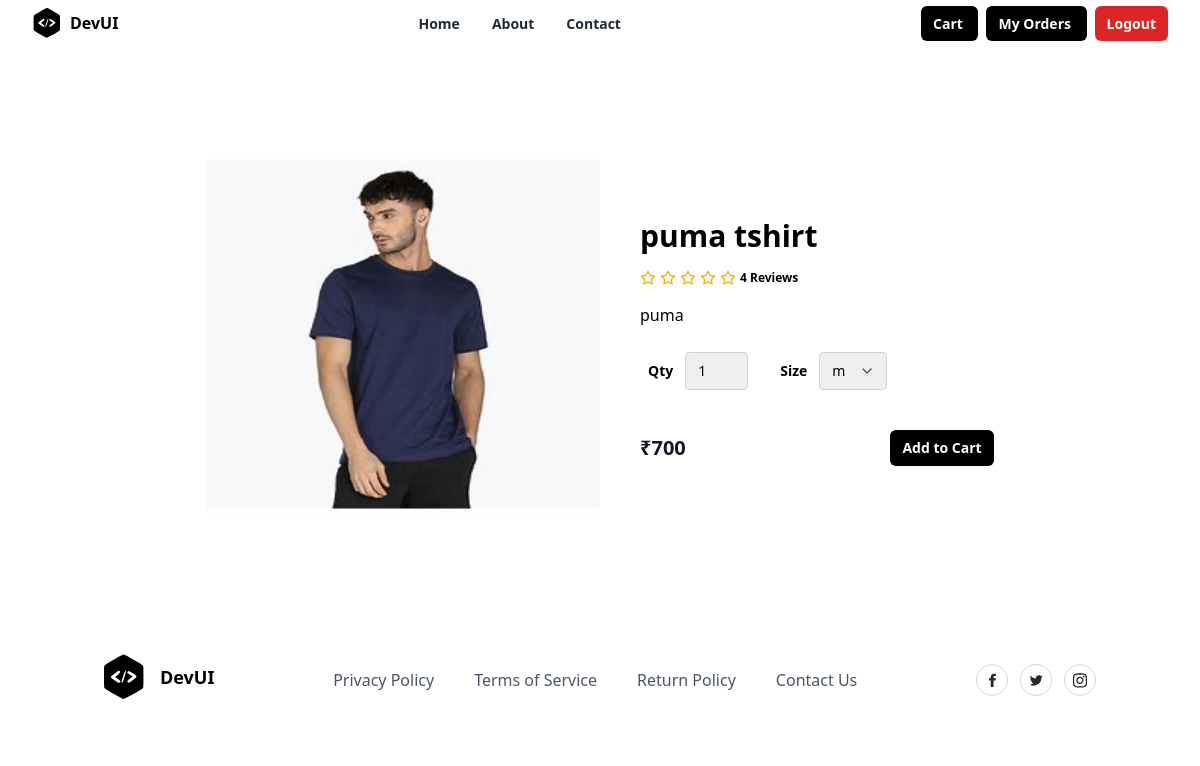
Screenshot of /products/2/ with the database file from the repository.
### store/models.py (models this page shows, shortened)
class Product(models.Model):
    title = models.CharField(max_length=200)
    description = models.TextField(null=True, blank=True)
    size_object = models.ManyToManyField(Size)
    category_object = models.ForeignKey(Category, on_delete=models.CASCADE)
    brand_object = models.ForeignKey(Brand, on_delete=models.CASCADE)
    image = models.ImageField(upload_to='product_images', null=True, blank=True, default='product_images/default.jpg')
    price = models.PositiveIntegerField()
    tag_object=models.ManyToManyField(Tag)
    created_date = models.DateTimeField(auto_now_add=True)
    updated_date = models.DateTimeField(auto_now=True)
    is_active = models.BooleanField(default=True)

### store/views.py (the view)
# urls.py: path('products/<int:pk>/',views.ProductDetailView.as_view(),name="product-detail"),
class ProductDetailView(View):
    def get(self,request,*args,**kwargs):
        id=kwargs.get("pk")
        qs=Product.objects.get(id=id)
        return render(request,"product_detail.html",{"data":qs})

### store/templates/product_detail.html (shortened to what this page needs)
{%extends 'base.html'%}
{%block main_block%}
<section class="overflow-hidden">
    <form action="{%url 'add-to-cart' data.id%}" method="post">
        <div class="mx-auto max-w-5xl px-5 py-24">
            <div class="mx-auto flex flex-wrap items-center lg:w-4/5">
                <img alt="Nike Air Max 21A" class="h-64 w-full rounded object-contains lg:h-96 lg:w-1/2"
                    src="{{data.image.url}}" />
                <div class="mt-6 w-full lg:mt-0 lg:w-1/2 lg:pl-10">
                    <h1 class="my-4 text-3xl font-semibold text-black">{{data.title}}</h1>
                    <div class="my-4 flex items-center">
                        <span class="flex items-center space-x-1">
                            <span class="ml-3 inline-block text-xs font-semibold">
                                4 Reviews
                            </span>
                        </span>
                    </div>
                    <p class="leading-relaxed">
                        {{data.description}}
                    </p>
                    <div class="mb-5 mt-6 flex items-center justify-between border-gray-100 pb-5">
                        <div class="ml-2 flex items-center">
                            <span class="mr-3 text-sm font-semibold">Qty</span>
                            <div class="relative">
                                <select name="qty"
                                    class="appearance-none rounded border border-gray-300 py-2 pl-3 pr-10 text-sm focus:border-black focus:outline-none focus:ring-2 focus:ring-black">
                                    <option value="1">1</option>
                                </select>
                            </div>
                            <div class="ml-8 flex items-center">
                                <span class="mr-3 text-sm font-semibold">Size</span>
                                <div class="relative">
                                    <select name="size"
                                        class="appearance-none rounded border border-gray-300 py-2 pl-3 pr-10 text-sm focus:border-black focus:outline-none focus:ring-2 focus:ring-black">
                                        {%for sob in data.size_object.all%}
                                        <option value="{{sob.name}}">{{sob.name}}</option>
                                        {%endfor%}
                                    </select>
                                    <span
                                        class="pointer-events-none absolute right-0 top-0 flex h-full w-10 items-center justify-center text-center text-gray-600">
                                    </span>
                                </div>
                            </div>
                        </div>
                    </div>
                    <div class="flex items-center justify-between">
                        <span class="title-font text-xl font-bold text-gray-900">
                            ₹{{data.price}}
                        </span>
                        <button type="submit"
                            class="rounded-md bg-black px-3 py-2 text-sm font-semibold text-white shadow-sm hover:bg-black/80 focus-visible:outline focus-visible:outline-2 focus-visible:outline-offset-2 focus-visible:outline-black">
                            Add to Cart
                        </button>
                    </div>
                </div>
            </div>
        </div>
    </form>
</section>
{%endblock%}

### rows the page displays
Product: image (picture), title "puma tshirt", description "puma", price "700"

### other values shown
form field size "m"
